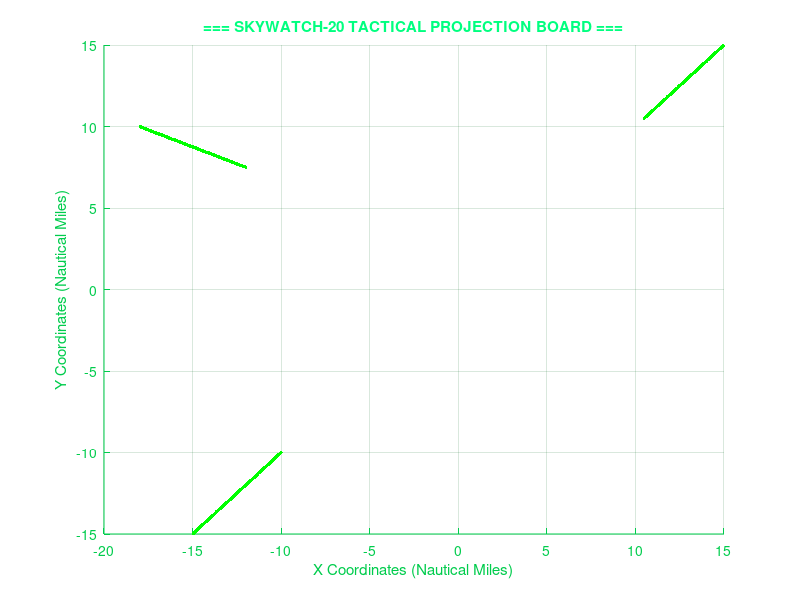

MATLAB code to generate this figure:
% SkyWatch-20 Trajectory Prediction & Modeling Suite
% Purpose: Matrix simulation of 3D target updates across weather vectors

clear; clc;

% Define Initial Target Fleet Matrix [X, Y, Velocity_X, Velocity_Y]
fleet = [
    -15.0, -15.0,  0.10,  0.10;  % UAL104
     15.0,  15.0, -0.09, -0.09;  % AAL892
    -18.0,  10.0,  0.12, -0.05   % DAL440
];

callsigns = {'UAL104', 'AAL892', 'DAL440'};
time_steps = 100;
dt = 0.5;

figure('Name', 'SkyWatch-20 Aerospace Tracking Simulation', 'Color', [0.01, 0.05, 0.02]);
hold on;
grid on;

% Aesthetic setup matching our dark-green military look
set(gca, 'Color', [0.01, 0.06, 0.02], 'GridColor', [0.0, 0.4, 0.1], 'XColor', [0.0, 0.8, 0.3], 'YColor', [0.0, 0.8, 0.3]);
title('=== SKYWATCH-20 TACTICAL PROJECTION BOARD ===', 'Color', [0.0, 1.0, 0.5]);
xlabel('X Coordinates (Nautical Miles)');
ylabel('Y Coordinates (Nautical Miles)');

% Plot paths over time frames
for t = 1:time_steps
    for p = 1:size(fleet, 1)
        % Update positions with linear velocity physics equations
        fleet(p, 1) = fleet(p, 1) + fleet(p, 3) * dt;
        fleet(p, 2) = fleet(p, 2) + fleet(p, 4) * dt;
        
        % Render flight markers dynamically
        plot(fleet(p, 1), fleet(p, 2), 'g.', 'MarkerSize', 8);
    end
    pause(0.05); % Simulates real-time sweep intervals
end

hold off;
